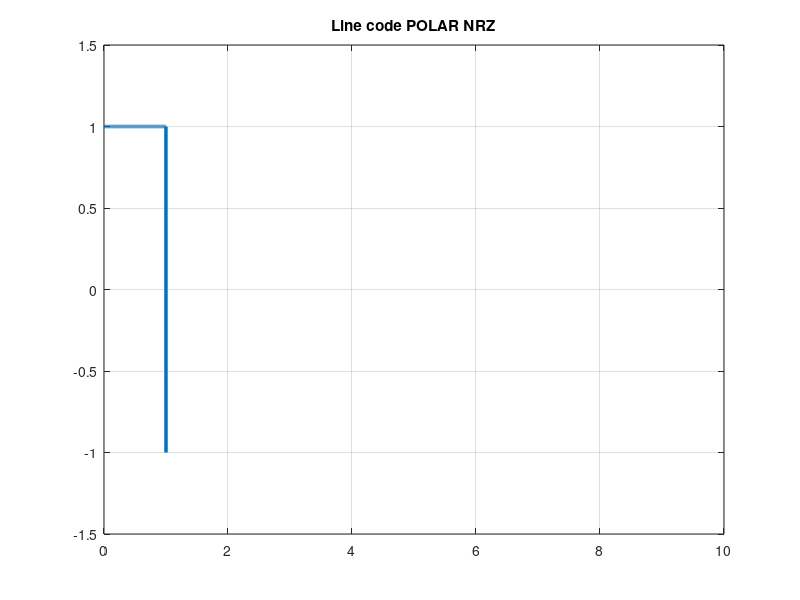

This chart was generated by the following MATLAB code: (Note: this script raises an error after producing the figure.)
close all
clear all
clc

h=[1 0 0 1 1 0 1 0 1 0];
salida = zeros([1 4561557]);

clf;

n=1;

l=length(h);

h(l+1)=1;

lim1=1;
lim2=1001;

ycount = 1;

while n<=length(h)-1;

        t=n-1:0.001:n;
        %t=n-1:n;
    if h(n) == 0

        if h(n+1)==0 

            y=-(t<n)-(t==n);

        else

            y=-(t<n)+(t==n);

        end
        for k = lim1:lim2-1
            salida(k) = salida(k)+y(ycount);
            ycount = ycount+1;
        end
        lim1 = lim1+1001;
        lim2 = lim2+1001;
        ycount = 1;
        %salida(contador)=y;
        d=plot(t,y);grid on;

        title('Line code POLAR NRZ');

        set(d,'LineWidth',2.5);

        hold on;

        axis([0 length(h)-1 -1.5 1.5]);

        %disp('zero');
        %salida(contador)=y;

    else

        if h(n+1)==0

            y=(t<n)-1*(t==n);

        else

            y=(t<n)+1*(t==n);

        end
        %salida(contador)=y;
        for k = lim1:lim2-1
            salida(k) = salida(k)+y(ycount);
            ycount = ycount+1;
        end
        lim1 = lim1+1001;
        lim2 = lim2+1001;
        ycount = 1;
        d=plot(t,y);grid on;

        title('Line code POLAR NRZ');

        set(d,'LineWidth',2.5);

        hold on;

        axis([0 length(h)-1 -1.5 1.5]);

        %disp('one');
        %salida(contador)=y;
    end

    n=n+1;
    contador=contador+1;
    %pause;

end
% 
% tp = 0.00991080278;
% 
% tprueba = 0:tp:10;
% % ceros = zeros(1,10);
% % xn = [tprueba ceros];
% figure(3)
% plot(tprueba,salida)
% title('prueba 1')
    